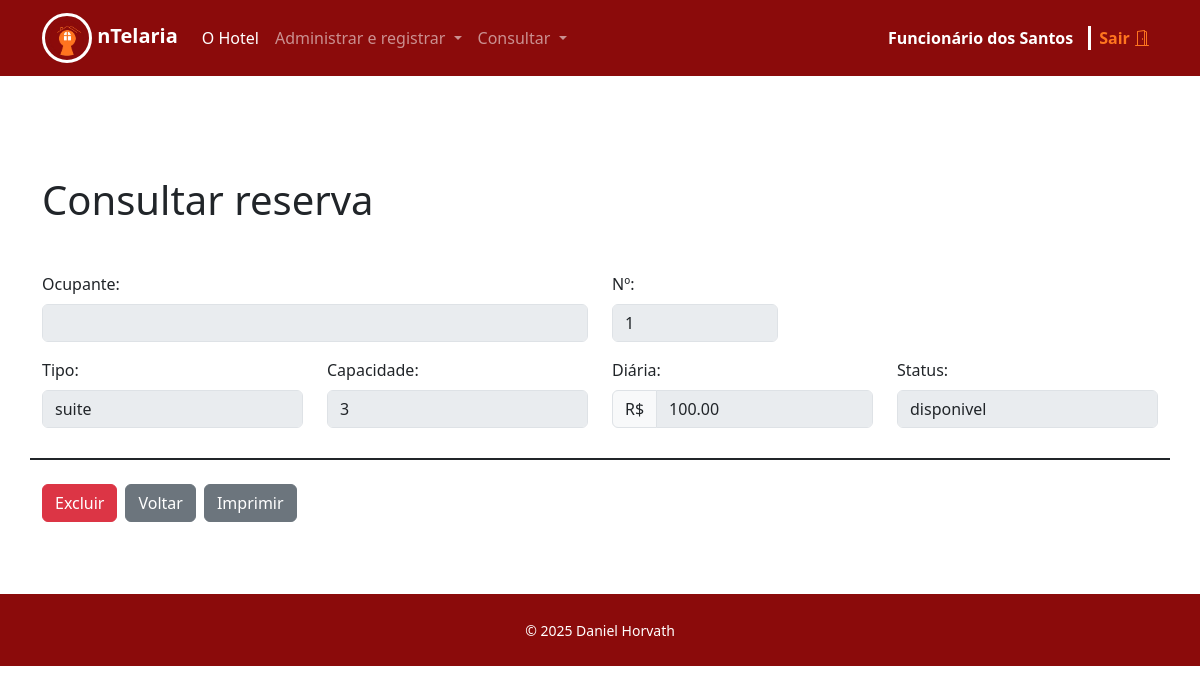
The page /funcionarios/consultarquartos_detalhes.php?id=1 (signed in) on the database its author committed.
### tables this page shows
CREATE TABLE quartos (
	id INT PRIMARY KEY AUTO_INCREMENT,
    hospede_id INT NOT NULL,
    numero VARCHAR(10) NOT NULL UNIQUE,
    tipo VARCHAR(50) NOT NULL,
    capacidade INT NOT NULL,
    preco_diaria DECIMAL(10, 2) NOT NULL,
    descricao TEXT,
    status ENUM('disponivel', 'indisponivel', 'manutencao') DEFAULT 'disponivel'
);

### funcionarios/consultarquartos_detalhes.php (the view, shortened to what this page needs)
<?php
    require("cabecalho.php");
    require("../db/conexao.php");
    if($_SERVER['REQUEST_METHOD'] == "GET"){
        try{
            $stmt = $pdo->prepare("SELECT * from quartos WHERE id = ?");
            $stmt->execute([$_GET['id']]);
            $quarto = $stmt->fetch(PDO::FETCH_ASSOC);
            $sql = "SELECT nome FROM hospedes WHERE id = :hospede_id";
                $stmt = $pdo->prepare($sql);
                $stmt->bindParam(':hospede_id', $quarto['hospede_id']);
                $stmt->execute();
                $hospede = $stmt->fetch(PDO::FETCH_ASSOC);
            if($hospede){
                $nome = $hospede['nome'];
            }else{
                $nome = '';
            }
        } catch (Exception $e){
            echo "Erro ao consultar reserva: ".$e->getMessage();
        }
    }
?>
    <div class="container mb-5" style="margin-top: 100px;">
        <h1 class="no-print">Consultar reserva</h1>
        <form method="post">
            <div class="row mb-3 mt-5">
                <div class="col-6">
                    <label for="nome" class="form-label">Ocupante:</label>
                    <input disabled value="<?= $nome?>" type="text" id="nome" name="nome" class="form-control" required="">
                </div>
                <div class="col-2">
                    <label for="numero" class="form-label">Nº:</label>
                    <input disabled value="<?= $quarto['numero']?>" type="text" id="numero" name="numero" class="form-control" required="">
                </div>
            </div>
            <div class="row mb-3 mb-4" style="border-bottom: 2px SOLID; padding-bottom: 30px">
                <div class="col-3">
                    <label for="tipo" class="form-label">Tipo:</label>
                    <input disabled value="<?= $quarto['tipo']?>" type="text" id="tipo" name="tipo" class="form-control" required="">
                </div>
                <div class="col-3">
                    <label for="capacidade" class="form-label">Capacidade:</label>
                    <input disabled value="<?= $quarto['capacidade']?>" type="text" id="capacidade" name="capacidade" class="form-control" required="">
                </div>
                <div class="col-3">
                    <label for="valor_diaria" class="form-label">Diária:</label>
                    <div class="input-group">
                        <span class="input-group-text">R$</span>
                        <input disabled value="<?= $quarto['preco_diaria']?>" type="text" id="valor_diaria" name="valor_diaria" class="form-control" required="">
                    </div>
                </div>
                <div class="col-3">
                    <label for="status" class="form-label">Status:</label>
                    <input disabled value="<?= $quarto['status']?>" type="text" id="status" name="status" class="form-control" required="">
                </div>
            </div>
            <div class="d-flex gap-2 no-print" >
                <button type="submit" class="btn btn-danger no-print">Excluir</button>
                <button onclick="history.back();" type="button" class="btn btn-secondary no-print">Voltar</button>
                <button class="btn btn-secondary no-print" onclick="window.print()">Imprimir</button>
            </div>
        </form>
    </div>
<?php
    require("rodape.php");
?>

### rows shown on the page
quartos: numero "1", tipo "suite", capacidade "3", valor_diaria "100.00", status "disponivel"

### other values the page prints
$_SESSION['nome'] "Funcionário dos Santos"
